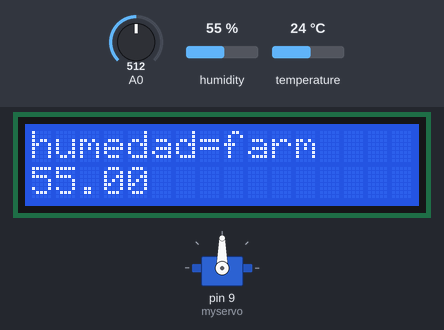
Bench run of a sketch on a simulated Arduino Uno, built with avr-gcc and run on an emulated ATmega328P. Shown: 16×2 character LCD, servo. The inputs (shaded band) are chosen by the test bench; at power-on: humidity 55 %, A0 = 512, temperature 24 °C. EEPROM starts erased.

Above: at 1.2 s.
1.3 s: humidity set to 22 %
At 7.3 s:
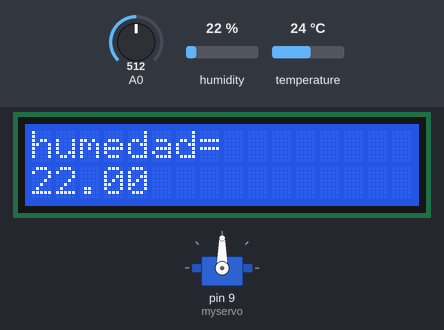
9.6 s: A0 set to 716
At 17.1 s:
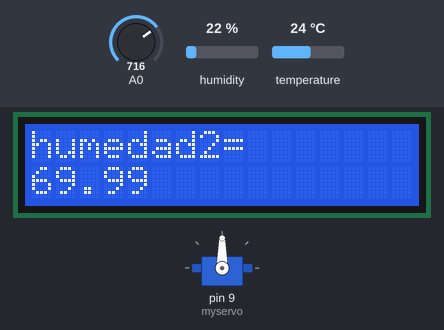
19.7 s: temperature set to 12 °C
At 26.8 s:
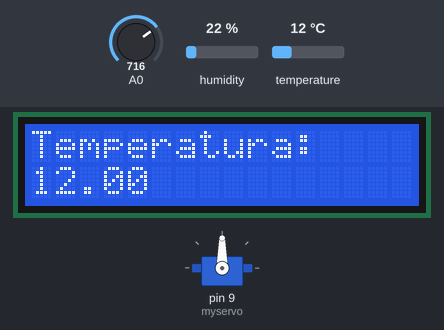
29.7 s: A0 set to 900
At 34.9 s:
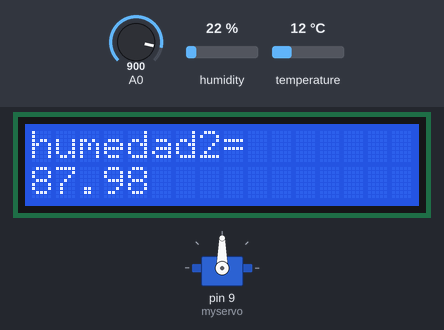
37.8 s: humidity set to 40 %
At 42.9 s:
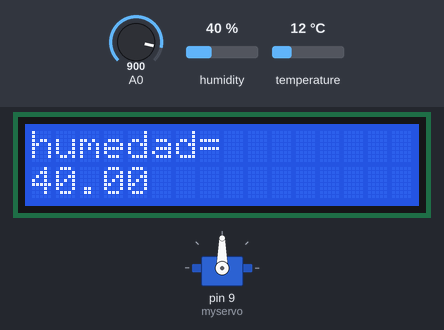
45.9 s: A0 set to 1023
At 53.9 s:
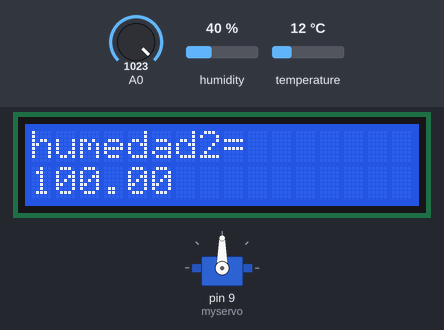
Timing chart, 0 to 55.4 s (numbered marks = the images above; inputs shaded):
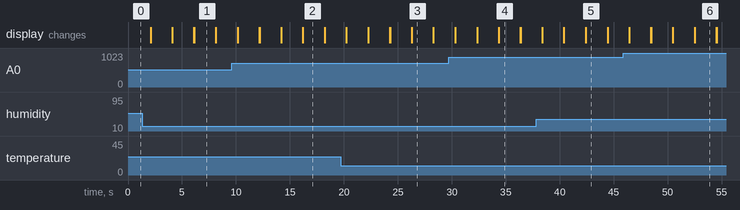

Measured:
- what the display in image 1 shows lasts 2.0 s, from 6.1 s to 8.1 s

The sketch:

dth11_primera_prueba.ino
```cpp
#include "DHT.h"            //cargamos la librería DHT
#include <LiquidCrystal.h>  //libreria pantalla
#include <Servo.h>          // libreria servo
#include <EEPROM.h>         //libreria memoria interna atmel

//PANTALLA LCD
// initialize the library with the numbers of the interface pins
LiquidCrystal lcd(12, 11, 5, 4, 3, 2);

//SERVO
Servo myservo;              // create servo object to control a servo
                            // twelve servo objects can be created on most boards
 int pos = 0;               // variable to store the servo position

//SENSOR DE TEMPERATURA
#define DHTPIN 13           //Seleccionamos el pin en el que se //conectará el sensor
#define DHTTYPE DHT11       //Se selecciona el DHT11 (hay //otros DHT)
DHT dht(DHTPIN, DHTTYPE);   //Se inicia una variable que será usada por Arduino para comunicarse con el sensor

//MEMORIA EEPROM
int Direccion = 0;          //Se crea una variable con el valor de la posición de memoria en la que se va a almacenar el byte.

byte Val1;                  //Se crean una variables para leer los valores de la memoria EEPROM
byte Val2;


//*************************************** CONFIGURACION ***************************************************************************************
void setup() {

   //CONFIGURACION PUERTO SERIE
   Serial.begin(9600);      //Se inicia la comunicación serial

   //CONFIGURACION SENSOR HUMEDAD
   dht.begin();             //Se inicia el sensor

  //CONFIGURACION LCD
  // set up the LCD's number of columns and rows:
  lcd.begin(16, 2);
  // Print a message to the LCD.
  lcd.print("Digital farm");

  //CONFIGURACION SERVO
  myservo.attach(9);  // attaches the servo on pin 9 to the servo object
}
//***************************************//BUCLE PRINCIPAL//**************************************************************************************************************************
void loop() {

//***************************************VARIABLES Y MATEMATICA************************************************************************************

float h = dht.readHumidity();           //Se lee la humedad
float t = dht.readTemperature();        //Se lee la temperatura
float t2=0;                             //  LA TEMPERATURA 2 YA SEA CALCULADA O MEDIDA DE ALGUN SENSOR               <--------- //¡CAMBIAR!//

// read the input on analog pin 0:
  int sensorValue = analogRead(A0);
  // Convert the analog reading (which goes from 0 - 1023) to a voltage (0-100%):
  float humedad2 = sensorValue * (100 / 1023.0);
  // print out the value you read:


//*************************************PANTALLA***Se imprimen las variables***************************************************************************
lcd.setCursor(0, 0);
lcd.print("humedad=");
lcd.setCursor(0,1);
lcd.print(h);

delay (2000);
lcd.clear();
//Serial.println(h);
lcd.setCursor(0, 0);
lcd.print("Temperatura: ");

lcd.setCursor(0,1);
lcd.print(t);
//Serial.println(t);
delay(2000);                  //Se espera 2 segundos para seguir leyendo //datos
lcd.clear();

lcd.setCursor(0, 0);
lcd.print("humedad2=");
lcd.setCursor(0,1);
lcd.print(humedad2);
delay(2000);
lcd.clear();


/*
//****************************SERVO*** hay que definir condiciones para bajar o subir el servo*******************************************************
while(condicion){
  delay(1000);

for(pos = 0; pos <= 180; pos += 1) // goes from 0 degrees to 180 degrees
  {                                  // in steps of 1 degree
    myservo.write(pos);              // tell servo to go to position in variable 'pos'
    delay(15);// waits 15ms for the servo to reach the position
  }
               }

while(condicion2){
  for(pos = 180; pos>=0; pos-=1)     // goes from 180 degrees to 0 degrees
  {
    myservo.write(pos);              // tell servo to go to position in variable 'pos'
    delay(15);                       // waits 15ms for the servo to reach the position
  }
                 }
                 */

//*************************************************GUARDA LOS DATOS*************************************************************************************


EEPROM.write(Direccion, (byte) h);   //casteo cada variable para que solo ocupen un byte
Direccion+1;                         //avanzo un lugar en la posicion de memoria
EEPROM.write(Direccion,(byte) t);
Direccion+1;
EEPROM.write(Direccion,(byte) sensorValue);
Direccion+1;
EEPROM.write(Direccion,(byte)t2);
Direccion+1;  //avanzo un lugar en la posicion de memoria para la proxima vuelta;


// *****************************************************************************FIN BUCLE PRINCIPAL*********************************************************************************


}
```
